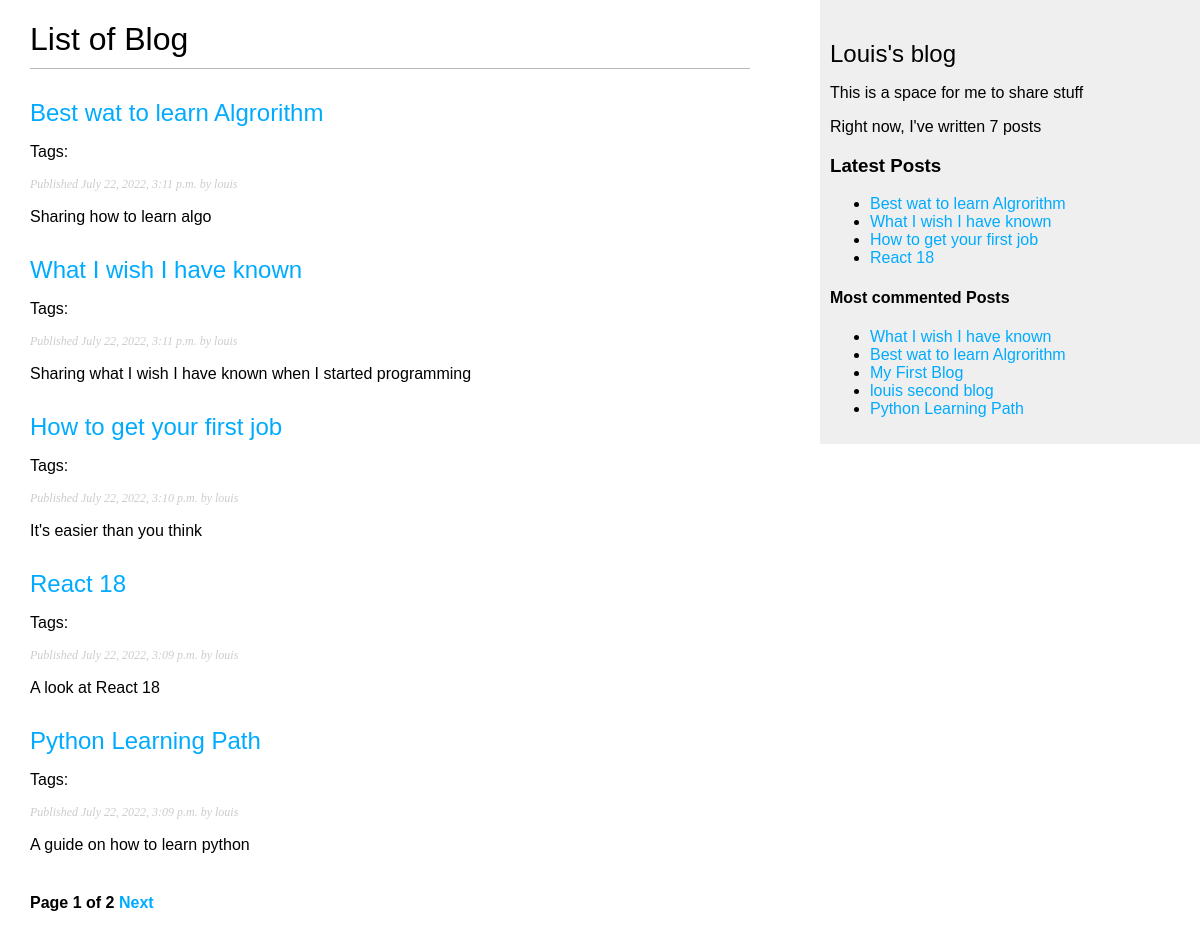
Page /blog/ on the earlier database version.
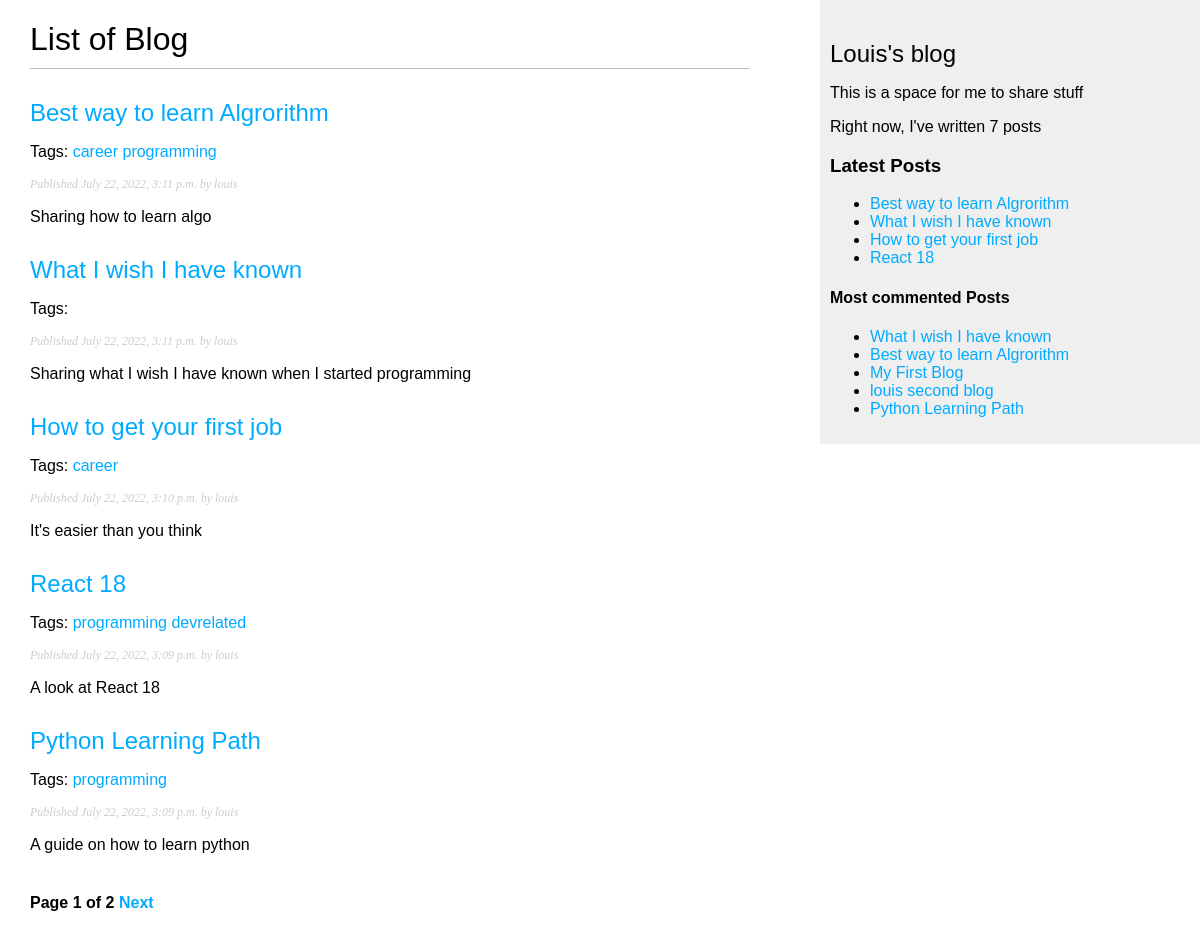
Same page on the later database version.
### blog/models.py (models this page shows, shortened)
class Post(models.Model):
    STATUS_CHOICES =(
        ('draft', 'Draft'),
        ('published', 'Published'),
    )
    title = models.CharField(max_length=256)
    slug = models.SlugField(max_length=256, unique_for_date='publish')
    author = models.ForeignKey(User, on_delete=models.CASCADE, related_name='blog_posts')
    body = models.TextField()
    publish = models.DateTimeField(default=timezone.now)
    created = models.DateTimeField(auto_now_add=True)
    updated = models.DateTimeField(auto_now=True)
    status = models.CharField(max_length=10, choices=STATUS_CHOICES, default='draft')
    objects = models.Manager() # The default manager
    published = PublishedManager()
    tags = TaggableManager()
    def get_absolute_url(self):
        return reverse('blog:post_detail', args=[self.publish.year, self.publish.month, self.publish.day, self.slug])
    class Meta:
        ordering = ('-publish',)

### blog/views.py (the view)
# urls.py: path("", views.post_list, name="post_list"),
def post_list(request, tag_slug=None):
    object_list = Post.published.all()
    tag = None
    if tag_slug:
        tag = get_object_or_404(Tag, slug=tag_slug)
        object_list = object_list.filter(tags__in=[tag])
    paginator = Paginator(object_list, 5) # 5 posts in each page
    page = request.GET.get('page')
    try:
        posts = paginator.page(page)
    except PageNotAnInteger:
        posts = paginator.page(1)
    except EmptyPage:
        posts = paginator.page(paginator.num_pages)
    return render(request, 'blog/post/list.html', {'page': page, 'posts': posts, 'tag': tag})

### blog/models.py (called while the page is built)
    def get_queryset(self):
        return super(PublishedManager, self).get_queryset().filter(status='published')

### blog/templatetags/blog_tags.py (called while the page is built)
@register.simple_tag
def total_posts():
    return Post.published.count()

@register.inclusion_tag('blog/post/latest_posts.html')
def show_latest_posts(count=5):
    latest_posts = Post.published.order_by('-publish')[:count]
    return { 'latest_posts': latest_posts }

@register.simple_tag
def get_most_commented_posts(count=5):
    return Post.published.annotate(total_comments=Count('comments')).order_by('-total_comments')[:count]

@register.filter(name='markdown')
def markdown_format(text):
    return mark_safe(markdown.markdown(text))

### blog/templates/blog/post/list.html (shortened to what this page needs)
{% extends "blog/base.html" %}
{% load blog_tags %}
{% block content %}
<h1>List of Blog</h1>
{% for post in posts %}
<h2>
  <a href="{{ post.get_absolute_url }}"> {{ post.title }} </a>
</h2>
<p class="tags">
  Tags:
  {% for tag in post.tags.all %}
    <a href="/blog/tag/{{ tag.name }}">
      {{ tag.name }}
    </a>
{% endfor %}
</p>
<p class="date">Published {{ post.publish }} by {{ post.author }}</p>
{{ post.body|markdown|truncatewords_html:40 }}
{% endfor %}
{% include "pagination.html" with page=posts %}
{% endblock %}

### blog/templates/blog/base.html (shortened to what this page needs)
{% load blog_tags %}
{% load static %}
<!DOCTYPE html>
<html>
  <head>
    <link href="{% static 'css/blog.css' %}" rel="stylesheet">
  </head>
  <body>
    <div id="content">{% block content %} {% endblock %}</div>
    <div id="sidebar">
      <h2>Louis's blog</h2>
      <p>This is a space for me to share stuff</p>
      <p>Right now, I've written {% total_posts %} posts</p>
      <h3>Latest Posts</h3>
      {% show_latest_posts 4 %}
      <h4>Most commented Posts</h4>
      {% get_most_commented_posts as most_commented_posts %}
      <ul>
        {% for post in most_commented_posts %}
        <li>
          <a href="{{ post.get_absolute_url }}">{{post.title}}</a>
        </li>
        {% endfor %}
      </ul>
    </div>
  </body>
</html>

### blog/templates/pagination.html (shortened to what this page needs)
<div class="pagination">
  <span class="step-links">
    <span class="current">
      Page {{ page.number }} of {{ page.paginator.num_pages }}
    </span>
    {% if page.has_next %}
    <a href="?page={{ page.next_page_number }}"> Next </a>
    {% endif %}
  </span>
</div>

### blog/templates/blog/post/latest_posts.html
<ul>
    {% for post in latest_posts %}
    <li>
        <a href="{{ post.get_absolute_url }}">{{post.title}}</a>
    </li>
    {% endfor %}
</ul>

### blog/static/css/blog.css (style rules this page uses)
body { margin: 0; padding: 0; font-family: helvetica, sans-serif; }
a { color: #00abff; text-decoration: none; }
h1 { font-weight: normal; border-bottom: 1px solid #bbb; padding: 0 0 10px 0; }
h2 { font-weight: normal; margin: 30px 0 0; }
#content { float: left; width: 60%; padding: 0 0 0 30px; }
#sidebar { float: right; width: 30%; padding: 10px; background: #efefef; height: 100%; }
p.date { color: #ccc; font-family: georgia, serif; font-size: 12px; font-style: italic; }
.pagination { margin: 40px 0; font-weight: bold; }

Differences in the rows shown:
changed Post "Sharing how to learn algo": gains Tag (name "career"); title "Best wat to learn Algrorithm" → "Best way to learn Algrorithm"
added Tag: name "programming"
changed Post "How to get your first job": gains Tag (name "career")
added Tag: name "devrelated", shown under Post "React 18"
